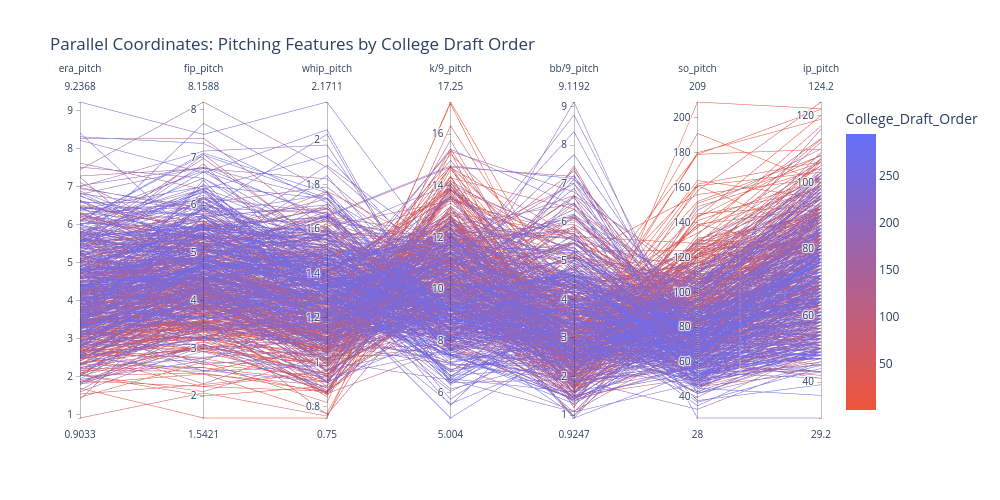

This figure's notebook cell:
### Code cell
# Pick the features on the PCP axes
pcp_features = ['era_pitch', 'fip_pitch', 'whip_pitch', 'k/9_pitch', 'bb/9_pitch', 'so_pitch', 'ip_pitch']

# Build a temporary df with those features + the target
pcp_df = draftedClean_df[pcp_features + ['College_Draft_Order']].dropna()

fig = px.parallel_coordinates(
    pcp_df,
    color='College_Draft_Order',
    dimensions=pcp_features,
    color_continuous_scale=['#EF553B', '#636EFA'],  # red = 0, blue = 1
    title='Parallel Coordinates: Pitching Features by College Draft Order'
)

fig.update_layout(width=1000, height=500)
fig.show()

### Figure 1 — Plotly figure (JSON) as saved in the notebook; plotly's stock layout.template omitted (floating-point values rounded to 4 significant figures; data arrays with more than 128 entries replaced by an {"elided": "..."} marker saying what was removed)
{"data": [{"dimensions": [{"label": "era_pitch", "values": {"elided": "677 float values"}}, {"label": "fip_pitch", "values": {"elided": "677 float values"}}, {"label": "whip_pitch", "values": {"elided": "677 float values"}}, {"label": "k/9_pitch", "values": {"elided": "677 float values"}}, {"label": "bb/9_pitch", "values": {"elided": "677 float values"}}, {"label": "so_pitch", "values": {"elided": "677 float values"}}, {"label": "ip_pitch", "values": {"elided": "677 float values"}}], "domain": {"x": [0, 1], "y": [0, 1]}, "line": {"color": {"elided": "677 int values"}, "coloraxis": "coloraxis"}, "name": "", "type": "parcoords"}], "layout": {"coloraxis": {"colorbar": {"title": {"text": "College_Draft_Order"}}, "colorscale": [[0, "#EF553B"], [1, "#636EFA"]]}, "height": 500, "legend": {"tracegroupgap": 0}, "title": {"text": "Parallel Coordinates: Pitching Features by College Draft Order"}, "width": 1000}}
